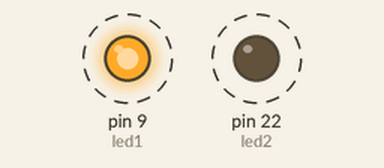
The sketch below on a simulated Arduino Mega 2560, built with avr-gcc and run on an emulated ATmega2560. Shown: output pins drawn as LEDs (lit = HIGH). Dashed ring = blinking.

Above: at 0.1 s.
Timing chart, 0 to 3.0 s (numbered marks = the images above):
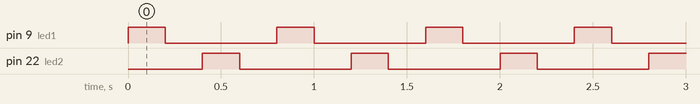

The sketch:

kidsday.ino
```cpp
const int led1 = 9;   // GP9
const int led2 = 22;  // GP22


void setup() {
  // put your setup code here, to run once:
  pinMode(led1, OUTPUT);
  pinMode(led2, OUTPUT);
}

void loop() {
  // put your main code here, to run repeatedly:
  digitalWrite(led1, HIGH);
  delay(200);
  digitalWrite(led1, LOW);
  delay(200);

  digitalWrite(led2, HIGH);
  delay(200);
  digitalWrite(led2, LOW);
  delay(200);

}
```

Measured:
- by itself, pin 9 (led1), pin 22 (led2): alternates HIGH for 0.20 s and LOW for 0.60 s
- by itself, everything shown: repeats every 0.80 s, in 4 steps
